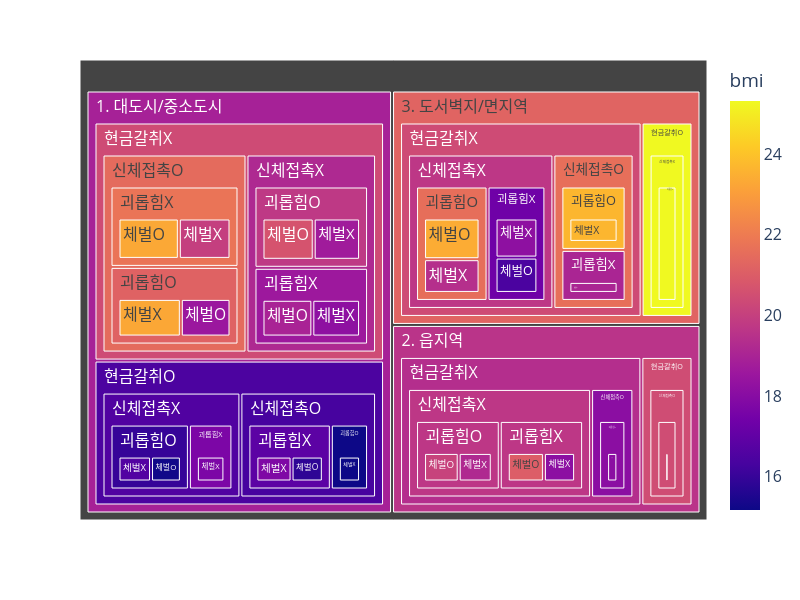

This figure's notebook cell:
### Code cell
fig.update_layout(
    autosize=False,
    width=800,  # Set the width of the plot
    height=600,  # Set the height of the plot
    font=dict(size=16)  # Set the font size of the text
)

fig.show()

### Figure 1 — Plotly figure (JSON) as saved in the notebook; plotly's stock layout.template omitted (floating-point values rounded to 4 significant figures)
{"data": [{"branchvalues": "total", "customdata": [[18.53], [15.26], [20.67], [20.1], [23.39], [15.83], [23.31], [18.99], [21.0], [16.44], [15.17], [20.45], [23.26], [23.67], [16.63], [18.7], [19.2], [19.4], [17.78], [19.96], [18.11], [19.05], [17.7], [25.31], [18.18], [18.12], [18.17], [15.17], [20.45], [21.16], [23.67], [15.97], [19.73], [19.66], [21.58], [16.86], [21.76], [18.11], [19.05], [17.7], [25.31], [18.59], [19.66], [17.35], [16.34], [20.45], [21.47], [18.11], [21.61], [16.59], [25.31], [19.18], [19.66], [19.69], [16.46], [20.45], [25.31], [20.38], [19.37], [20.37], [18.9], [19.56], [21.23]], "domain": {"x": [0, 1], "y": [0, 1]}, "hovertemplate": "labels=%{label}<br>bmi_sum=%{value}<br>parent=%{parent}<br>id=%{id}<br>bmi=%{color}<extra></extra>", "ids": ["1. 대도시/중소도시/현금갈취X/신체접촉O/괴롭힘O/체벌O", "1. 대도시/중소도시/현금갈취O/신체접촉X/괴롭힘O/체벌O", "1. 대도시/중소도시/현금갈취X/신체접촉X/괴롭힘O/체벌O", "2. 읍지역/현금갈취X/신체접촉X/괴롭힘O/체벌O", "3. 도서벽지/면지역/현금갈취X/신체접촉X/괴롭힘O/체벌O", "1. 대도시/중소도시/현금갈취O/신체접촉O/괴롭힘X/체벌O", "1. 대도시/중소도시/현금갈취X/신체접촉O/괴롭힘X/체벌O", "1. 대도시/중소도시/현금갈취X/신체접촉X/괴롭힘X/체벌O", "2. 읍지역/현금갈취X/신체접촉X/괴롭힘X/체벌O", "3. 도서벽지/면지역/현금갈취X/신체접촉X/괴롭힘X/체벌O", "1. 대도시/중소도시/현금갈취O/신체접촉O/괴롭힘O/체벌X", "2. 읍지역/현금갈취O/신체접촉O/괴롭힘O/체벌X", "1. 대도시/중소도시/현금갈취X/신체접촉O/괴롭힘O/체벌X", "3. 도서벽지/면지역/현금갈취X/신체접촉O/괴롭힘O/체벌X", "1. 대도시/중소도시/현금갈취O/신체접촉X/괴롭힘O/체벌X", "1. 대도시/중소도시/현금갈취X/신체접촉X/괴롭힘O/체벌X", "2. 읍지역/현금갈취X/신체접촉X/괴롭힘O/체벌X", "3. 도서벽지/면지역/현금갈취X/신체접촉X/괴롭힘O/체벌X", "1. 대도시/중소도시/현금갈취O/신체접촉O/괴롭힘X/체벌X", "1. 대도시/중소도시/현금갈취X/신체접촉O/괴롭힘X/체벌X", "2. 읍지역/현금갈취X/신체접촉O/괴롭힘X/체벌X", "3. 도서벽지/면지역/현금갈취X/신체접촉O/괴롭힘X/체벌X", "1. 대도시/중소도시/현금갈취O/신체접촉X/괴롭힘X/체벌X", "3. 도서벽지/면지역/현금갈취O/신체접촉X/괴롭힘X/체벌X", "1. 대도시/중소도시/현금갈취X/신체접촉X/괴롭힘X/체벌X", "2. 읍지역/현금갈취X/신체접촉X/괴롭힘X/체벌X", "3. 도서벽지/면지역/현금갈취X/신체접촉X/괴롭힘X/체벌X", "1. 대도시/중소도시/현금갈취O/신체접촉O/괴롭힘O", "2. 읍지역/현금갈취O/신체접촉O/괴롭힘O", "1. 대도시/중소도시/현금갈취X/신체접촉O/괴롭힘O", "3. 도서벽지/면지역/현금갈취X/신체접촉O/괴롭힘O", "1. 대도시/중소도시/현금갈취O/신체접촉X/괴롭힘O", "1. 대도시/중소도시/현금갈취X/신체접촉X/괴롭힘O", "2. 읍지역/현금갈취X/신체접촉X/괴롭힘O", "3. 도서벽지/면지역/현금갈취X/신체접촉X/괴롭힘O", "1. 대도시/중소도시/현금갈취O/신체접촉O/괴롭힘X", "1. 대도시/중소도시/현금갈취X/신체접촉O/괴롭힘X", "2. 읍지역/현금갈취X/신체접촉O/괴롭힘X", "3. 도서벽지/면지역/현금갈취X/신체접촉O/괴롭힘X", "1. 대도시/중소도시/현금갈취O/신체접촉X/괴롭힘X", "3. 도서벽지/면지역/현금갈취O/신체접촉X/괴롭힘X", "1. 대도시/중소도시/현금갈취X/신체접촉X/괴롭힘X", "2. 읍지역/현금갈취X/신체접촉X/괴롭힘X", "3. 도서벽지/면지역/현금갈취X/신체접촉X/괴롭힘X", "1. 대도시/중소도시/현금갈취O/신체접촉O", "2. 읍지역/현금갈취O/신체접촉O", "1. 대도시/중소도시/현금갈취X/신체접촉O", "2. 읍지역/현금갈취X/신체접촉O", "3. 도서벽지/면지역/현금갈취X/신체접촉O", "1. 대도시/중소도시/현금갈취O/신체접촉X", "3. 도서벽지/면지역/현금갈취O/신체접촉X", "1. 대도시/중소도시/현금갈취X/신체접촉X", "2. 읍지역/현금갈취X/신체접촉X", "3. 도서벽지/면지역/현금갈취X/신체접촉X", "1. 대도시/중소도시/현금갈취O", "2. 읍지역/현금갈취O", "3. 도서벽지/면지역/현금갈취O", "1. 대도시/중소도시/현금갈취X", "2. 읍지역/현금갈취X", "3. 도서벽지/면지역/현금갈취X", "1. 대도시/중소도시", "2. 읍지역", "3. 도서벽지/면지역"], "labels": ["체벌O", "체벌O", "체벌O", "체벌O", "체벌O", "체벌O", "체벌O", "체벌O", "체벌O", "체벌O", "체벌X", "체벌X", "체벌X", "체벌X", "체벌X", "체벌X", "체벌X", "체벌X", "체벌X", "체벌X", "체벌X", "체벌X", "체벌X", "체벌X", "체벌X", "체벌X", "체벌X", "괴롭힘O", "괴롭힘O", "괴롭힘O", "괴롭힘O", "괴롭힘O", "괴롭힘O", "괴롭힘O", "괴롭힘O", "괴롭힘X", "괴롭힘X", "괴롭힘X", "괴롭힘X", "괴롭힘X", "괴롭힘X", "괴롭힘X", "괴롭힘X", "괴롭힘X", "신체접촉O", "신체접촉O", "신체접촉O", "신체접촉O", "신체접촉O", "신체접촉X", "신체접촉X", "신체접촉X", "신체접촉X", "신체접촉X", "현금갈취O", "현금갈취O", "현금갈취O", "현금갈취X", "현금갈취X", "현금갈취X", "1. 대도시/중소도시", "2. 읍지역", "3. 도서벽지/면지역"], "marker": {"coloraxis": "coloraxis", "colors": [18.53, 15.26, 20.67, 20.1, 23.39, 15.83, 23.31, 18.99, 21.0, 16.44, 15.17, 20.45, 23.26, 23.67, 16.63, 18.7, 19.2, 19.4, 17.78, 19.96, 18.11, 19.05, 17.7, 25.31, 18.18, 18.12, 18.17, 15.17, 20.45, 21.16, 23.67, 15.97, 19.73, 19.66, 21.58, 16.86, 21.76, 18.11, 19.05, 17.7, 25.31, 18.59, 19.66, 17.35, 16.34, 20.45, 21.47, 18.11, 21.61, 16.59, 25.31, 19.18, 19.66, 19.69, 16.46, 20.45, 25.31, 20.38, 19.37, 20.37, 18.9, 19.56, 21.23]}, "name": "", "parents": ["1. 대도시/중소도시/현금갈취X/신체접촉O/괴롭힘O", "1. 대도시/중소도시/현금갈취O/신체접촉X/괴롭힘O", "1. 대도시/중소도시/현금갈취X/신체접촉X/괴롭힘O", "2. 읍지역/현금갈취X/신체접촉X/괴롭힘O", "3. 도서벽지/면지역/현금갈취X/신체접촉X/괴롭힘O", "1. 대도시/중소도시/현금갈취O/신체접촉O/괴롭힘X", "1. 대도시/중소도시/현금갈취X/신체접촉O/괴롭힘X", "1. 대도시/중소도시/현금갈취X/신체접촉X/괴롭힘X", "2. 읍지역/현금갈취X/신체접촉X/괴롭힘X", "3. 도서벽지/면지역/현금갈취X/신체접촉X/괴롭힘X", "1. 대도시/중소도시/현금갈취O/신체접촉O/괴롭힘O", "2. 읍지역/현금갈취O/신체접촉O/괴롭힘O", "1. 대도시/중소도시/현금갈취X/신체접촉O/괴롭힘O", "3. 도서벽지/면지역/현금갈취X/신체접촉O/괴롭힘O", "1. 대도시/중소도시/현금갈취O/신체접촉X/괴롭힘O", "1. 대도시/중소도시/현금갈취X/신체접촉X/괴롭힘O", "2. 읍지역/현금갈취X/신체접촉X/괴롭힘O", "3. 도서벽지/면지역/현금갈취X/신체접촉X/괴롭힘O", "1. 대도시/중소도시/현금갈취O/신체접촉O/괴롭힘X", "1. 대도시/중소도시/현금갈취X/신체접촉O/괴롭힘X", "2. 읍지역/현금갈취X/신체접촉O/괴롭힘X", "3. 도서벽지/면지역/현금갈취X/신체접촉O/괴롭힘X", "1. 대도시/중소도시/현금갈취O/신체접촉X/괴롭힘X", "3. 도서벽지/면지역/현금갈취O/신체접촉X/괴롭힘X", "1. 대도시/중소도시/현금갈취X/신체접촉X/괴롭힘X", "2. 읍지역/현금갈취X/신체접촉X/괴롭힘X", "3. 도서벽지/면지역/현금갈취X/신체접촉X/괴롭힘X", "1. 대도시/중소도시/현금갈취O/신체접촉O", "2. 읍지역/현금갈취O/신체접촉O", "1. 대도시/중소도시/현금갈취X/신체접촉O", "3. 도서벽지/면지역/현금갈취X/신체접촉O", "1. 대도시/중소도시/현금갈취O/신체접촉X", "1. 대도시/중소도시/현금갈취X/신체접촉X", "2. 읍지역/현금갈취X/신체접촉X", "3. 도서벽지/면지역/현금갈취X/신체접촉X", "1. 대도시/중소도시/현금갈취O/신체접촉O", "1. 대도시/중소도시/현금갈취X/신체접촉O", "2. 읍지역/현금갈취X/신체접촉O", "3. 도서벽지/면지역/현금갈취X/신체접촉O", "1. 대도시/중소도시/현금갈취O/신체접촉X", "3. 도서벽지/면지역/현금갈취O/신체접촉X", "1. 대도시/중소도시/현금갈취X/신체접촉X", "2. 읍지역/현금갈취X/신체접촉X", "3. 도서벽지/면지역/현금갈취X/신체접촉X", "1. 대도시/중소도시/현금갈취O", "2. 읍지역/현금갈취O", "1. 대도시/중소도시/현금갈취X", "2. 읍지역/현금갈취X", "3. 도서벽지/면지역/현금갈취X", "1. 대도시/중소도시/현금갈취O", "3. 도서벽지/면지역/현금갈취O", "1. 대도시/중소도시/현금갈취X", "2. 읍지역/현금갈취X", "3. 도서벽지/면지역/현금갈취X", "1. 대도시/중소도시", "2. 읍지역", "3. 도서벽지/면지역", "1. 대도시/중소도시", "2. 읍지역", "3. 도서벽지/면지역", "", "", ""], "type": "treemap", "values": [18.53, 15.26, 20.67, 20.1, 23.39, 15.83, 23.31, 18.99, 21.0, 16.44, 15.17, 20.45, 23.26, 23.67, 16.63, 18.7, 19.2, 19.4, 17.78, 19.96, 18.11, 19.05, 17.7, 25.31, 18.18, 18.12, 18.17, 15.17, 20.45, 41.79, 23.67, 31.89, 39.37, 39.3, 42.79, 33.61, 43.26, 18.11, 19.05, 17.7, 25.31, 37.16, 39.12, 34.61, 48.78, 20.45, 85.05, 18.11, 42.72, 49.59, 25.31, 76.53, 78.42, 77.4, 98.37, 20.45, 25.31, 161.6, 96.53, 120.1, 259.9, 117.0, 145.4]}], "layout": {"autosize": false, "coloraxis": {"colorbar": {"title": {"text": "bmi"}}, "colorscale": [[0, "#0d0887"], [0.1111, "#46039f"], [0.2222, "#7201a8"], [0.3333, "#9c179e"], [0.4444, "#bd3786"], [0.5556, "#d8576b"], [0.6667, "#ed7953"], [0.7778, "#fb9f3a"], [0.8889, "#fdca26"], [1, "#f0f921"]]}, "font": {"size": 16}, "height": 600, "legend": {"tracegroupgap": 0}, "margin": {"t": 60}, "width": 800}}
